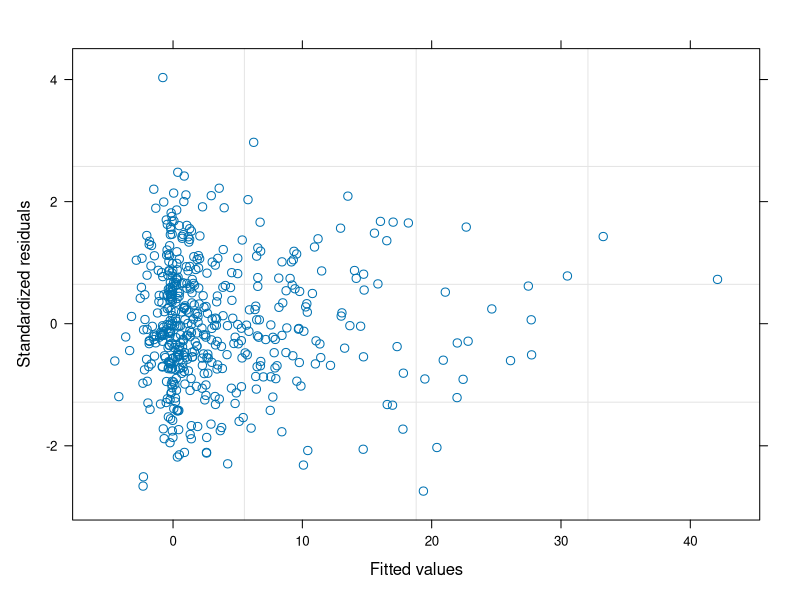
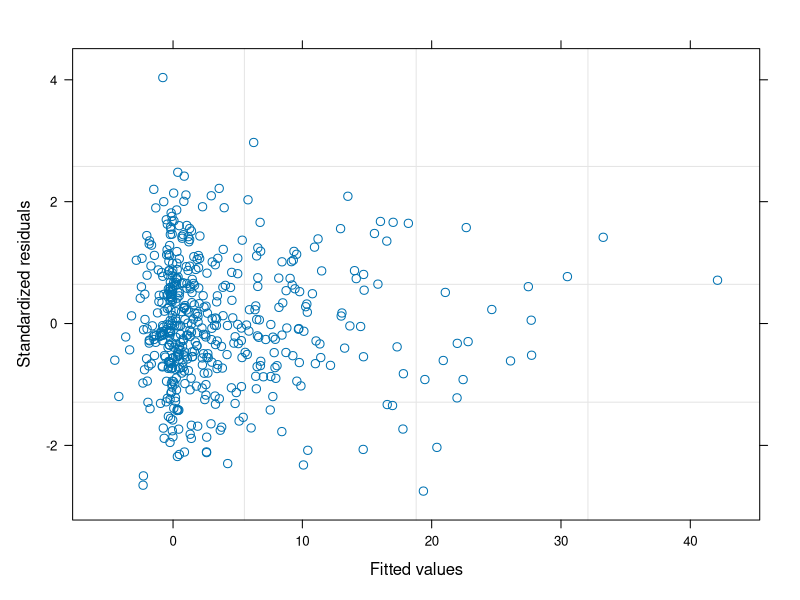

Here is the R script that generated these plots, in order:
#test of AIC

require(nlme)
set.seed(2014)

N = 500
x = rnorm(N)
y = rnorm(N)
z = x + y + 2* x*y + rnorm(100)*0.05
tb=data.frame(cbind(x,y,z))

m1 = gls( z ~ x + y, data=tb)
m2 = gls( z ~ x + y, correlation=corAR1(), data=tb)
anova(m1,m2)
summary(m1)
summary(m2)


set.seed(2014)
N=500
x = rnorm(N)
error = rnorm(N)
rho = sqrt(0.5)
y= rho*x + sqrt(1-rho^2)*error
summary(lm(y ~ x ))


#z= x + y + 5*x*y + rnorm(N)/100 #Wrong, this is not correlated residues
z= x + y + 5*x*y + rnorm(N)/20
tb=data.frame(cbind(x,y,z))
m0 = lm( z ~ x + y, data=tb)
m1 = lm( z ~ x * y, data=tb)
anova(m0,m1)

m1 = gls( z ~ x * y, data=tb)
plot(m1)
m2 = gls( z ~ x * y, correlation=corAR1(form=~1), data=tb)
plot(m2)

anova(m1,m2)
summary(m1)
summary(m2)




